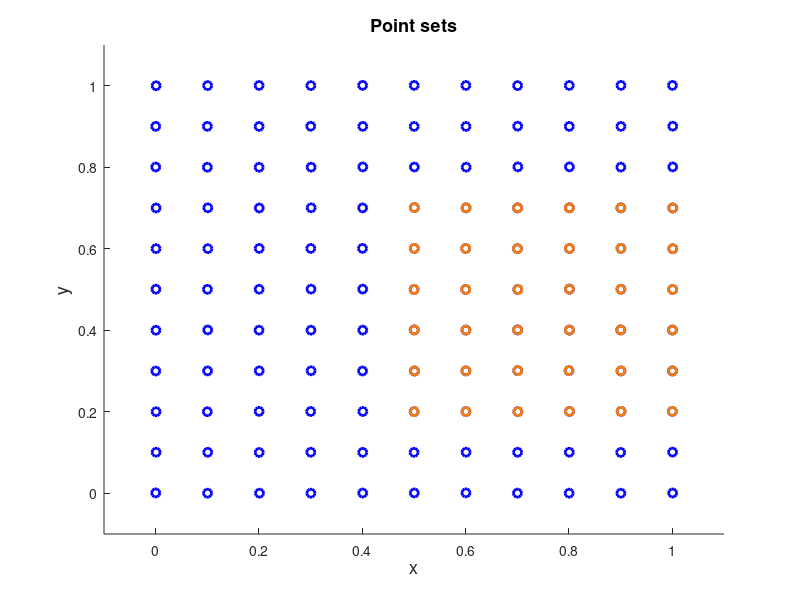

Reproduce this figure in MATLAB. (Note: this script raises an error after producing the figure.)
%% Concave hull from a 2D gridded point set with a cavity

%% Introduction
% In this example, a 2-dimensional gridded point set is given, which has an
% internal cavity. The idea for the concave hull creation is to create the
% convex hull of the given point set (point set 1) and then the convex hull
% of a point set which is a subset of the point set 1 and defines the
% cavity (point set 2). Afterwards the common facets of the two convex
% hulls are deleted. The remaining facets are the facets of the concave
% hull.

%% Initial data
% Set the random number generator.
rng(1);
%%
% Set the dimension of the problem.
d=2;
%% 
% Define the gridded point set 1, which includes the cavity formed by the
% point set 2.
[X,Y]=meshgrid(0:0.1:1);
points1=[X(:),Y(:)];
%% 
% Perform random permutations to point set 1.
points1=points1+0.001*rand(size(points1));
%%
% Define the random point set 2, which forms the cavity included in the
% point set 1.
ind=find(points1(:,1)>0.5 & points1(:,2)>0.2 & points1(:,2)<0.8);
points2=points1(ind,:);
%%
% Plot the points defining the region the concave hull of which is to be
% extracted.
figure('Name','Point sets','NumberTitle','off')
scatter(points1(:,1),points1(:,2),...
    'marker','o','MarkerEdgeColor',[0 0 1],'LineWidth',2)
hold on
scatter(points2(:,1),points2(:,2),...
    'marker','o','MarkerEdgeColor',[1 0.5 0],'LineWidth',2)
xlabel('x','FontSize',13);
ylabel('y','FontSize',13);
title('Point sets','FontSize',13)
axis([-0.1 1.1 -0.1 1.1])

%% Processing
% Find the convex hull of the point set 1. Sort the node identities of each
% facet.
ch1=convhull_nd(points1);
ch1=sort(ch1,2);
%%
% Find the convex hull of the point set 2. Make the correspondence to the
% initial indexing $ind$ and sort the node identities of each facet.
ch2=convhull_nd(points2);
ch2=sort(ind(ch2),2);
%%
% Find the common edges of the two convex hulls.
ind2=zeros(0,d);
k=1;
for i=1:size(ch1,1)
    for j=1:size(ch2,1)
        if isequal(ch1(i,:),ch2(j,:))
            ind2(k,:)=[i,j];
            k=k+1;
        end
    end
end
%%
% Find the common edges of the two convex hulls.
ch1(ind2(:,1),:)=[];
ch2(ind2(:,2),:)=[];
%%
% Assemble the remaining facets of the two convex hulls.
chfinal=[ch1;ch2];

%% Plots
% Find the first and the second point identity of each edge of the convex
% hull.
node1=chfinal(:,1);
node2=chfinal(:,2);
%%
% Find the x and y coordinates of the first and second point of each
% edge of the convex hull.
x1=points1(node1,1);
x2=points1(node2,1);
y1=points1(node1,2);
y2=points1(node2,2);
%%
% Arrange the coordinate data.
X1=[x1,x2]';
Y1=[y1,y2]';
%%
% Plot the convex hull.
figure('Name','Concave hull','NumberTitle','off')
line(X1,Y1,'marker','.','markersize',20,'markeredgecolor',[1 0.5 0],...
    'linestyle','-', 'linewidth',2,'color','blue');
xlabel('x','FontSize',13);
ylabel('y','FontSize',13);
title('Concave hull','FontSize',13)
axis([-0.1 1.1 -0.1 1.1])

%% Contact author
%
%  (c) 2014 by George Papazafeiropoulos
%  First Lieutenant, Infrastructure Engineer, Hellenic Air Force
%  Civil Engineer, M.Sc., Ph.D. candidate, NTUA
%
% Email: gpapazafeiropoulos@yahoo.gr
%
% Website: http://users.ntua.gr/gpapazaf/
%

